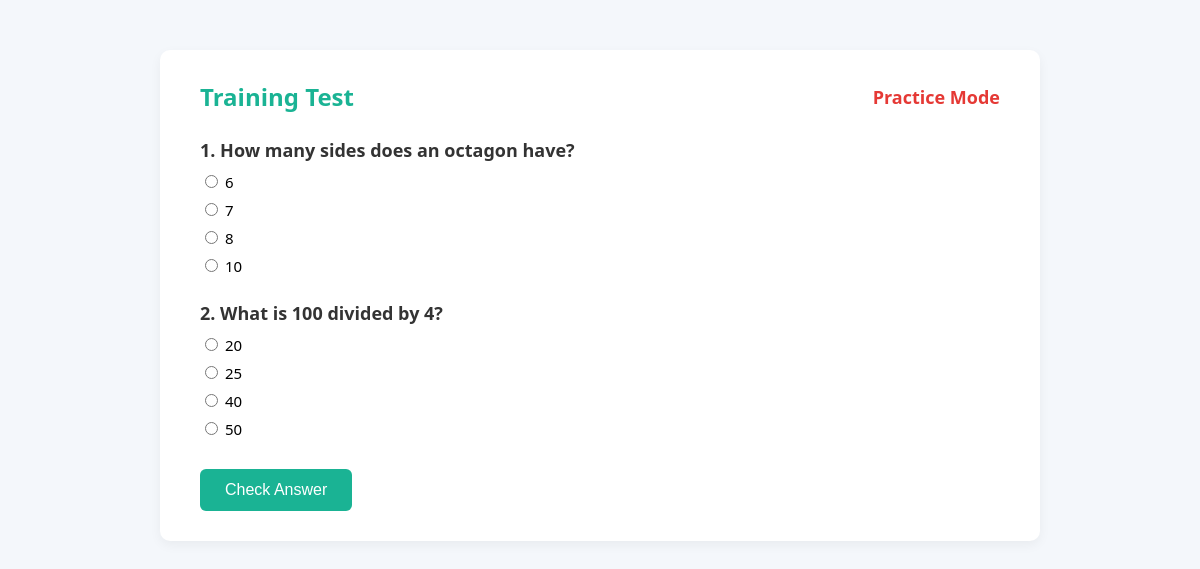
/dashboard/training-test.php?id=1, run on the app's committed database.
### tables this page shows
CREATE TABLE `training_questions` (
  `id` int(11) NOT NULL,
  `training_id` int(11) NOT NULL,
  `question_test` text NOT NULL,
  `option_a` varchar(255) NOT NULL,
  `option_b` varchar(255) NOT NULL,
  `option_c` varchar(255) NOT NULL,
  `option_d` varchar(255) NOT NULL,
  `correct_option` char(1) NOT NULL
);

### dashboard/training-test.php (the view, shortened to what this page needs)
<!DOCTYPE html>
<?php
require_once 'pdo.php';
$testId = $_GET['id'] ?? null;
$tq = $pdo->prepare("SELECT * FROM training_questions WHERE training_id = ?");
$tq->execute([$testId]);
$questions = $tq->fetchAll(PDO::FETCH_ASSOC);
?>
<html lang="en">
<head>
  <link rel="stylesheet" href="css/test.css" />
</head>
<body>
  <div class="test-container">
    <div class="test-header">
      <h2>Training Test</h2>
      <div class="timer">Practice Mode</div>
    </div>
    <form method="post" action="training-result.php">
      <?php
        foreach ($questions as $index => $question) {
          $qid = $question['id'];
          $qtext = htmlspecialchars($question['question_test']);
          $a = htmlspecialchars($question['option_a']);
          $b = htmlspecialchars($question['option_b']);
          $c = htmlspecialchars($question['option_c']);
          $d = htmlspecialchars($question['option_d']);
          echo "
          <div class='question'>
            <h4>" . ($index + 1) . ". $qtext</h4>
            <label><input type='radio' name='q$qid' value='A'> $a</label>
            <label><input type='radio' name='q$qid' value='B'> $b</label>
            <label><input type='radio' name='q$qid' value='C'> $c</label>
            <label><input type='radio' name='q$qid' value='D'> $d</label>
          </div>";
        }
      ?>
      <button type="submit" class="submit-btn">Check Answer</button>
    </form>
  </div>
</body>
</html>

### dashboard/css/test.css (style rules this page uses)
body { font-family: 'Segoe UI', sans-serif; background-color: #f4f7fb; margin: 0; }
.test-container { max-width: 800px; margin: 50px auto; background: #fff; padding: 30px 40px; border-radius: 10px; box-shadow: 0 4px 12px rgba(0, 0, 0, 0.05); }
.test-header { display: flex; justify-content: space-between; align-items: center; margin-bottom: 25px; }
.test-header h2 { color: #1ab394; font-size: 24px; margin: 0; }
.timer { font-size: 18px; font-weight: bold; color: #e53935; }
.question { margin-bottom: 25px; }
.question h4 { margin-bottom: 10px; font-size: 18px; color: #333; }
.question label { display: block; margin-bottom: 8px; font-size: 15px; cursor: pointer; }
.submit-btn { display: block; margin-top: 30px; background-color: #1ab394; color: white; border: none; padding: 12px 25px; border-radius: 6px; font-size: 16px; cursor: pointer; transition: background-color 0.3s ease-in-out; }

### data on the page
training_questions: question_test "How many sides does an octagon have?", option_a "6", option_b "7", option_c "8", option_d "10"
training_questions: question_test "What is 100 divided by 4?", option_a "20", option_b "25", option_c "40", option_d "50"
